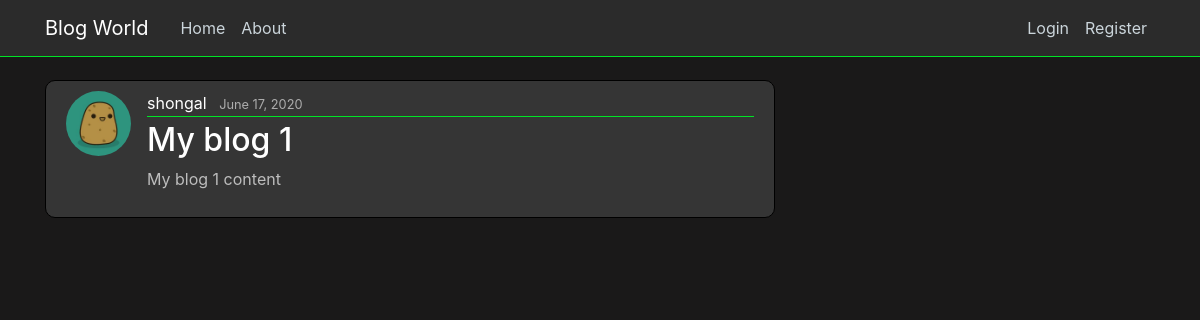
/post/16/, run on the app's committed database.
### blog/models.py (models this page shows, shortened)
class Post(models.Model):
    title = models.CharField(max_length = 100)
    content = models.TextField()
    date_posted = models.DateTimeField(default=timezone.now)
    author = models.ForeignKey(User, on_delete=models.CASCADE)

### users/models.py (models this page shows, shortened)
class Profile(models.Model):
    user = models.OneToOneField(User, on_delete=models.CASCADE) # having one-to-one relation with User model
    image = models.ImageField(default='potato.jpg', upload_to='profile_pics')

### blog/views.py (the view)
# urls.py: path('post/<int:pk>/', PostDetailView.as_view(), name='post-detail'),
class PostDetailView(DetailView):
    model = Post # The model we are working on

### blog/templates/blog/post_detail.html (shortened to what this page needs)
{% extends "blog/base.html" %}
{% block content%}
<article class="media content-section">
    <img class="rounded-circle article-img" src="{{ object.author.profile.image.url }}" alt="">
    <div class="media-body">
        <div class="article-metadata">
            <a class="mr-2" href="{% url 'user-posts' object.author.username %}">{{ object.author }}</a>
            <small class="text-muted">{{ object.date_posted|date:"F d, Y" }}</small>
        </div>
        <h2 class="article-title">{{ object.title }}</h2>
        <p class="article-content">{{ object.content }}</p>
    </div>
</article>
{% endblock content%}

### blog/static/blog/main.css (style rules this page uses)
body { background: #1a1919; color: #ebe2e2; margin-top: 5rem; }
.content-section { background: #353535; padding: 10px 20px; border: 1px solid #000000; border-radius: 10px; margin-bottom: 20px; }
.content-section p { color:#bdbdbd !important; }
.article-title { color: #ffffff; }
.article-content { white-space: pre-line; }
.article-img { height: 65px; width: 65px; margin-right: 16px; }
.article-metadata { padding-bottom: 1px; margin-bottom: 4px; border-bottom: 1px solid #00e426 }
.article-metadata a { color: #ffffff; text-decoration: none; }
.article-metadata small { color: #acacac !important; }

### data on the page
Post: author.profile.image (picture), author "shongal", date_posted "June 17, 2020", title "My blog 1", content "My blog 1 content"
